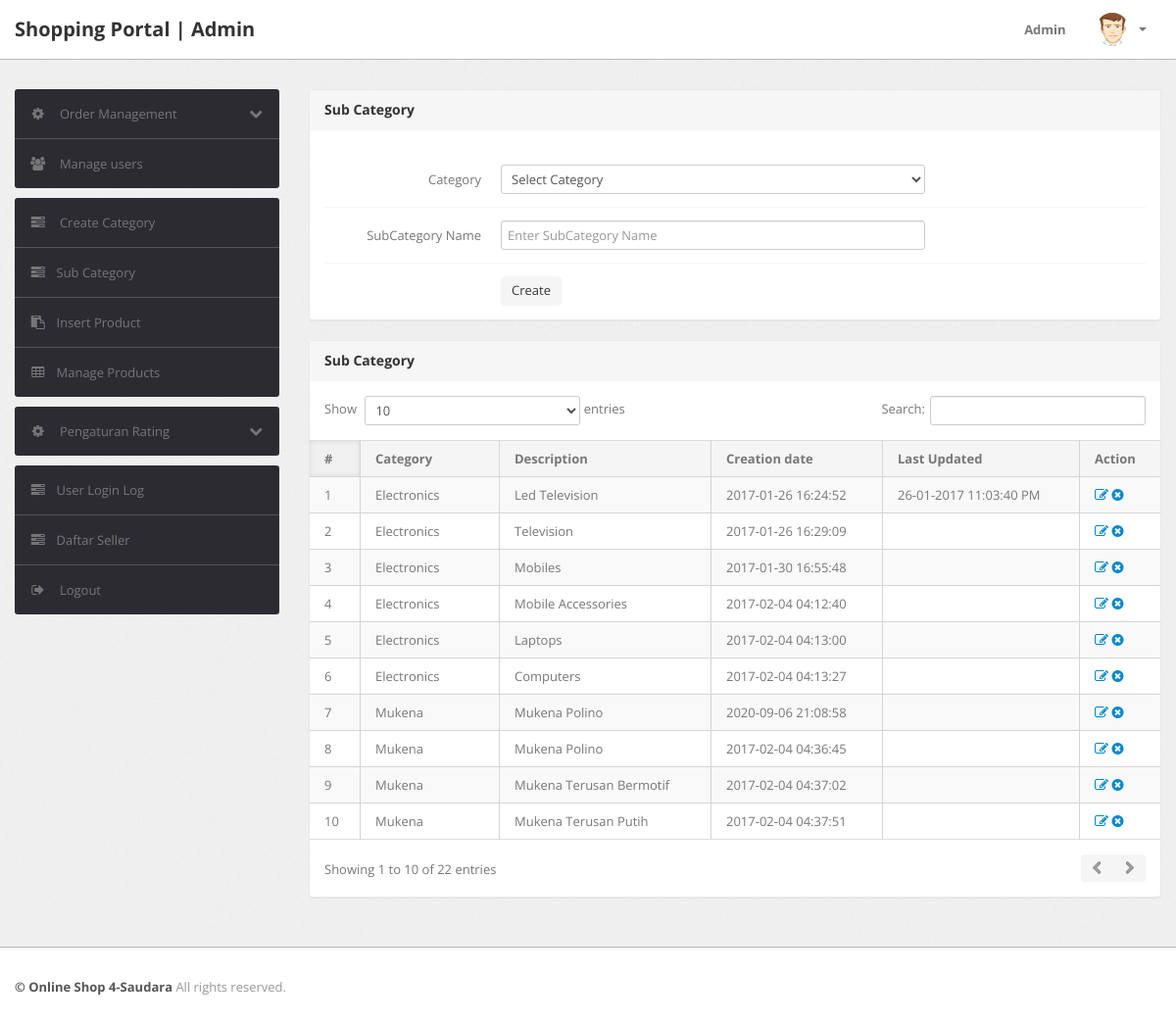
Page /admin/subcategory.php (signed in) on the committed database.
### tables this page shows
CREATE TABLE `subcategory` (
  `id` int(11) NOT NULL,
  `categoryid` int(11) DEFAULT NULL,
  `subcategory` varchar(255) DEFAULT NULL,
  `creationDate` timestamp NULL DEFAULT current_timestamp(),
  `updationDate` varchar(255) DEFAULT NULL
);

CREATE TABLE `category` (
  `id` int(11) NOT NULL,
  `categoryName` varchar(255) DEFAULT NULL,
  `categoryDescription` longtext DEFAULT NULL,
  `creationDate` timestamp NOT NULL DEFAULT current_timestamp(),
  `updationDate` varchar(255) DEFAULT NULL
);

### admin/subcategory.php (the view, shortened to what this page needs)
<?php
include('include/config.php');
if(strlen($_SESSION['alogin'])==0)
	{
header('location:index.php');
}
else{
?>
<!DOCTYPE html>
<html lang="en">
<head>
	<link type="text/css" href="bootstrap/css/bootstrap.min.css" rel="stylesheet">
	<link type="text/css" href="bootstrap/css/bootstrap-responsive.min.css" rel="stylesheet">
	<link type="text/css" href="css/theme.css" rel="stylesheet">
	<link type="text/css" href="images/icons/css/font-awesome.css" rel="stylesheet">
</head>
<body>
<?php include('include/header.php');?>
	<div class="wrapper">
		<div class="container">
			<div class="row">
<?php include('include/sidebar.php');?>
			<div class="span9">
					<div class="content">
						<div class="module">
							<div class="module-head">
								<h3>Sub Category</h3>
							</div>
							<div class="module-body">
									<br />
			<form class="form-horizontal row-fluid" name="subcategory" method="post" >
<div class="control-group">
<label class="control-label" for="basicinput">Category</label>
<div class="controls">
<select name="category" class="span8 tip" required>
<option value="">Select Category</option>
</select>
</div>
</div>
<div class="control-group">
<label class="control-label" for="basicinput">SubCategory Name</label>
<div class="controls">
<input type="text" placeholder="Enter SubCategory Name"  name="subcategory" class="span8 tip" required>
</div>
</div>
	<div class="control-group">
											<div class="controls">
												<button type="submit" name="submit" class="btn">Create</button>
											</div>
										</div>
									</form>
							</div>
						</div>
	<div class="module">
							<div class="module-head">
								<h3>Sub Category</h3>
							</div>
							<div class="module-body table">
								<table cellpadding="0" cellspacing="0" border="0" class="datatable-1 table table-bordered table-striped	 display" width="100%">
									<thead>
										<tr>
											<th>#</th>
											<th>Category</th>
											<th>Description</th>
											<th>Creation date</th>
											<th>Last Updated</th>
											<th>Action</th>
										</tr>
									</thead>
									<tbody>
<?php $query=mysqli_query($con,"select subcategory.id,category.categoryName,subcategory.subcategory,subcategory.creationDate,subcategory.updationDate from subcategory join category on category.id=subcategory.categoryid");
$cnt=1;
while($row=mysqli_fetch_array($query))
{
?>
										<tr>
											<td><?php echo htmlentities($cnt);?></td>
											<td><?php echo htmlentities($row['categoryName']);?></td>
											<td><?php echo htmlentities($row['subcategory']);?></td>
											<td> <?php echo htmlentities($row['creationDate']);?></td>
											<td><?php echo htmlentities($row['updationDate']);?></td>
											<td>
											<a href="edit-subcategory.php?id=<?php echo $row['id']?>" ><i class="icon-edit"></i></a>
											<a href="subcategory.php?id=<?php echo $row['id']?>&del=delete" onClick="return confirm('Are you sure you want to delete?')"><i class="icon-remove-sign"></i></a></td>
										</tr>
										<?php $cnt=$cnt+1; } ?>
								</table>
							</div>
						</div>
					</div>
				</div>
			</div>
		</div>
	</div>
<?php include('include/footer.php');?>
</body>
<?php } ?>

### rows in the picture
subcategory: categoryid.categoryName "Electronics", subcategory "Led Television", creationDate "2017-01-26 16:24:52", updationDate "26-01-2017 11:03:40 PM"
subcategory: categoryid.categoryName "Electronics", subcategory "Television", creationDate "2017-01-26 16:29:09"
subcategory: categoryid.categoryName "Electronics", subcategory "Mobiles", creationDate "2017-01-30 16:55:48"
subcategory: categoryid.categoryName "Electronics", subcategory "Mobile Accessories", creationDate "2017-02-04 04:12:40"
subcategory: categoryid.categoryName "Electronics", subcategory "Laptops", creationDate "2017-02-04 04:13:00"
subcategory: categoryid.categoryName "Electronics", subcategory "Computers", creationDate "2017-02-04 04:13:27"
subcategory: categoryid.categoryName "Mukena", subcategory "Mukena Polino", creationDate "2020-09-06 21:08:58"
subcategory: categoryid.categoryName "Mukena", subcategory "Mukena Polino", creationDate "2017-02-04 04:36:45"
subcategory: categoryid.categoryName "Mukena", subcategory "Mukena Terusan Bermotif", creationDate "2017-02-04 04:37:02"
subcategory: categoryid.categoryName "Mukena", subcategory "Mukena Terusan Putih", creationDate "2017-02-04 04:37:51"
